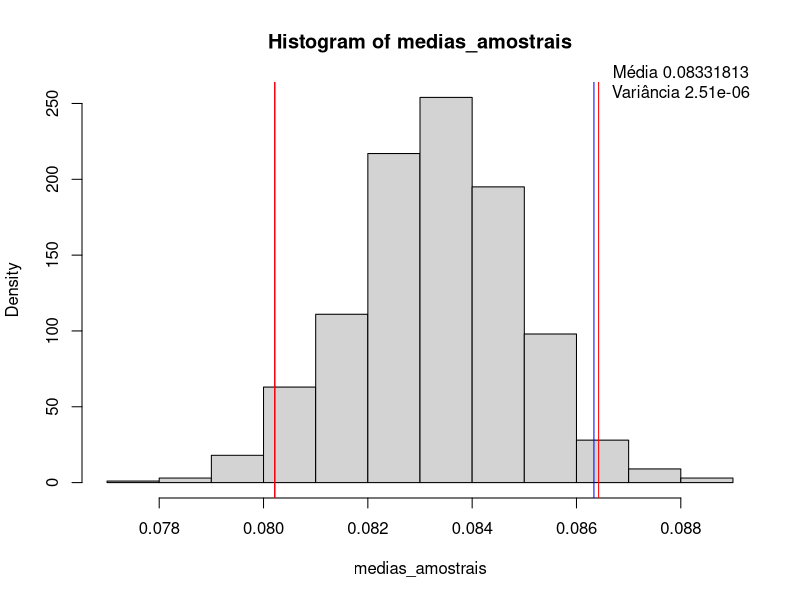
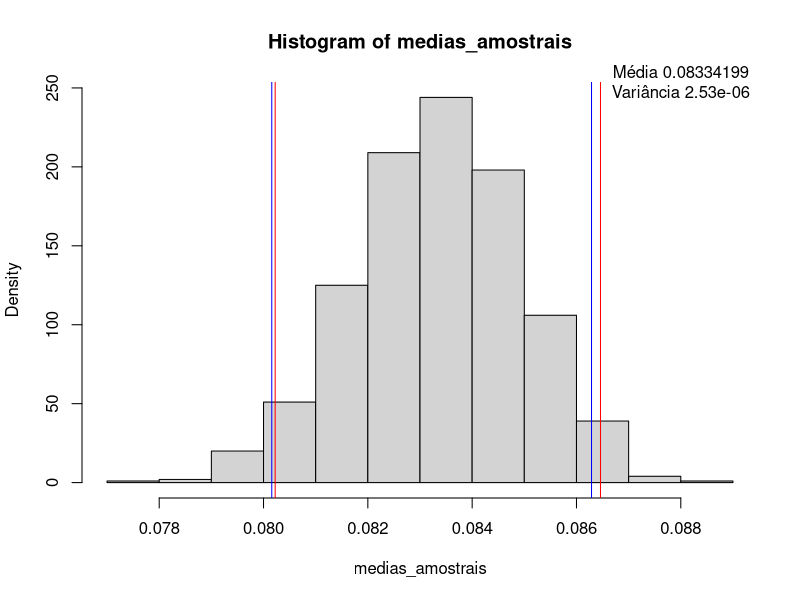
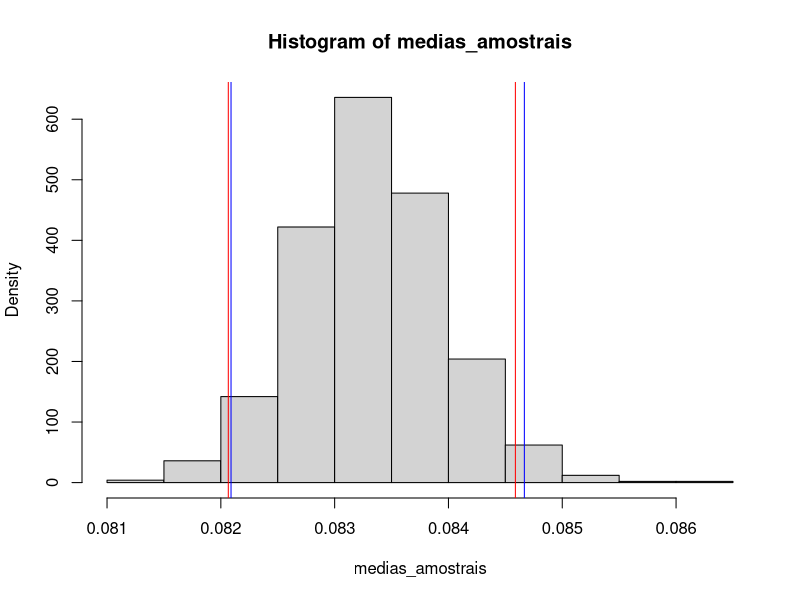
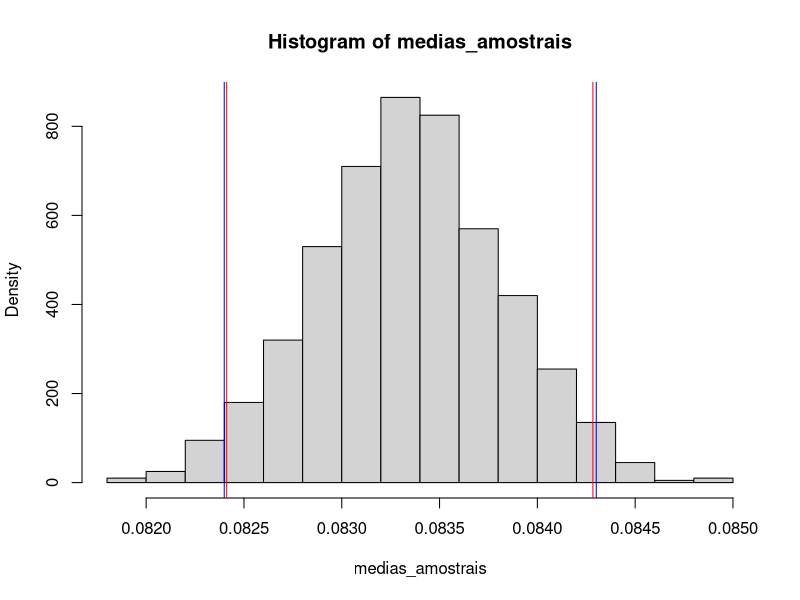
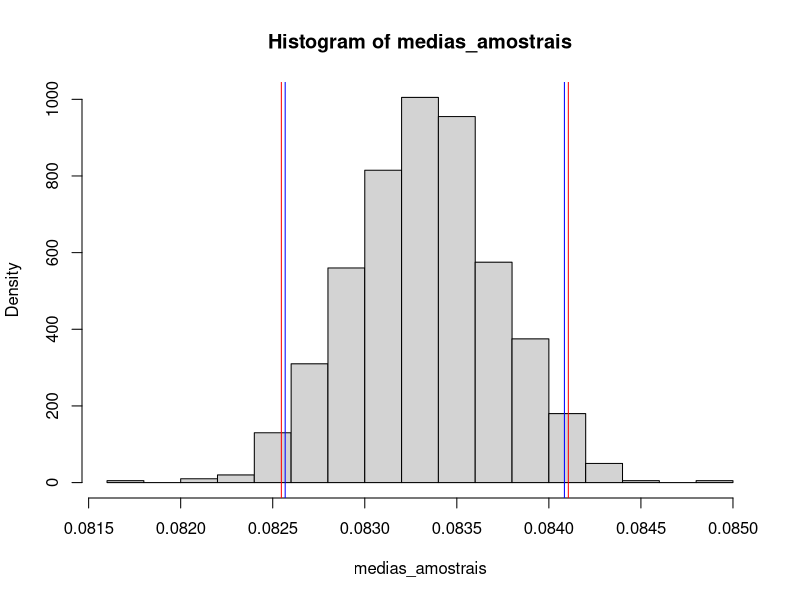
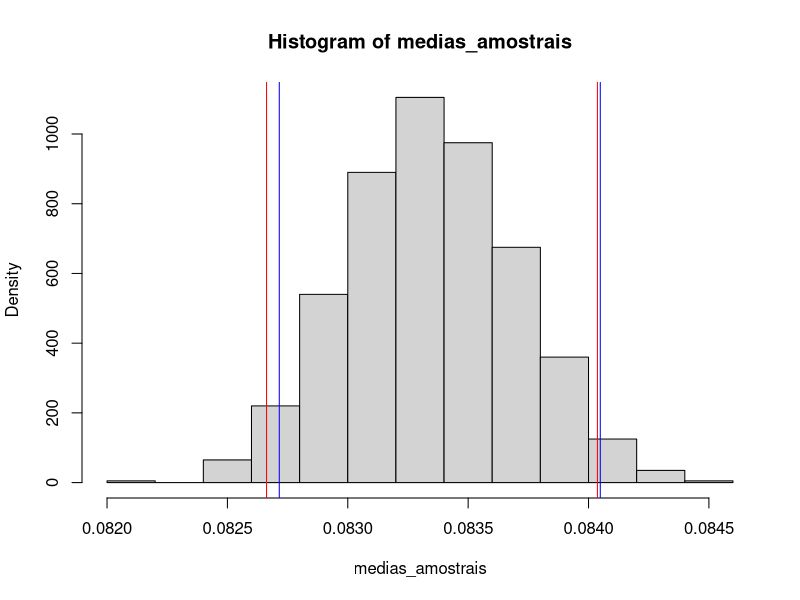
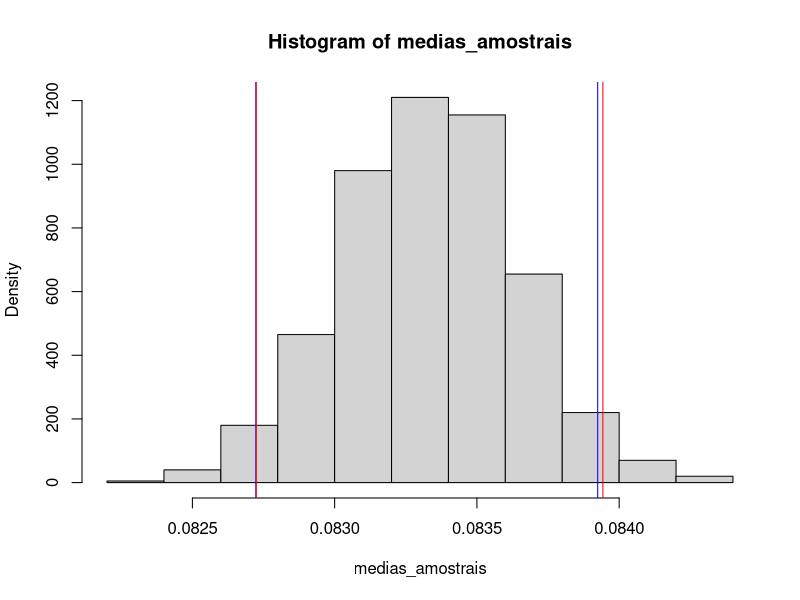
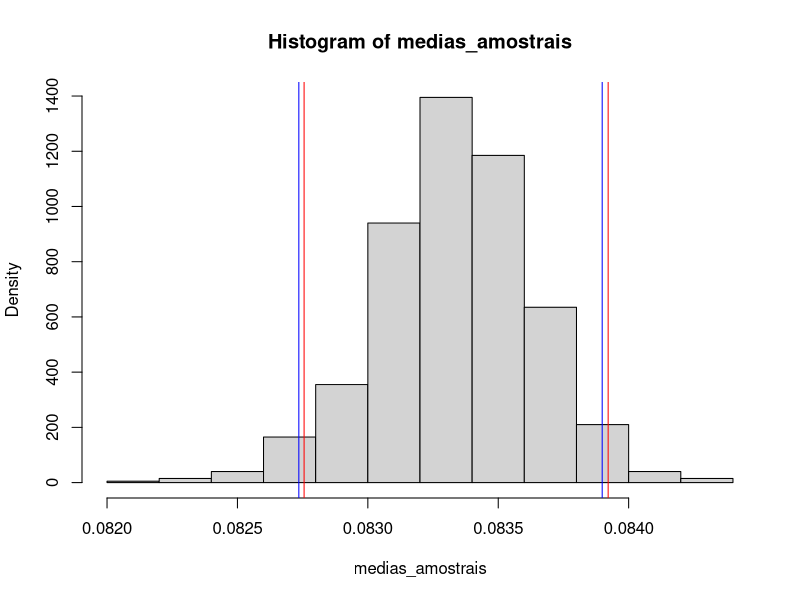

These figures' R source, in order:
set.seed(666)

beta_function <- function(t, a, b) (1-t)**(b-1)*(t**(a-1))

beta_monte_carlo <- function(k, a, b){
  U <- runif(k)
  teta <- mean(beta_function(U, a, b))
  teta
}

beta_monte_carlo(1E3, 2, 3)

testa_estimador <- function(k, a = 2, b = 3, n = 1E3){
  
  medias_amostrais <- replicate(n, beta_monte_carlo(k, a, b))
  hist(medias_amostrais, freq = F)
  media <- mean(medias_amostrais)
  variancia <- var(medias_amostrais)
  erro <- sqrt(variancia)
  
  lim <- quantile(medias_amostrais, probs = c(0.025, 0.975))
  intervalo_teorico <- qnorm(0.975)*erro 
  lim_teoricos <- c(media - intervalo_teorico,
                    media + intervalo_teorico)
    
  mtext(paste("Média", round(media, 8)), at = 0.088)
  mtext(paste("Variância", round(variancia, 8)), line = -1, at = 0.088)
  
  
  abline(v = lim[1], col = "blue")
  abline(v = lim[2], col = "blue")
  
  abline(v = lim_teoricos[1], col = "red")
  abline(v = lim_teoricos[2], col = "red")
  
  EQM <- mean((medias_amostrais - beta(a, b))**2)
  
  list(media = media,
       variancia = variancia,
       limites = lim, 
       limites_teoricos = lim_teoricos,
       erro_padrao = erro, 
       EQM = EQM,
       log_eqm = log10(EQM))
  
}

resultados <- testa_estimador(1E3)
log(resultados$EQM)

n <- seq(1000, 50000, by = 5000)
log_eqm_estim <- sapply(n, 
                   function(n) testa_estimador(n)$log_eqm)

plot(n, log_eqm_estim)


library(microbenchmark)

microbenchmark(beta_monte_carlo(1E3, 2, 3),
               beta_monte_carlo(5E3, 2, 3),
               beta_monte_carlo(10E3, 2, 3),
               beta(2,3))
                                                                                                      